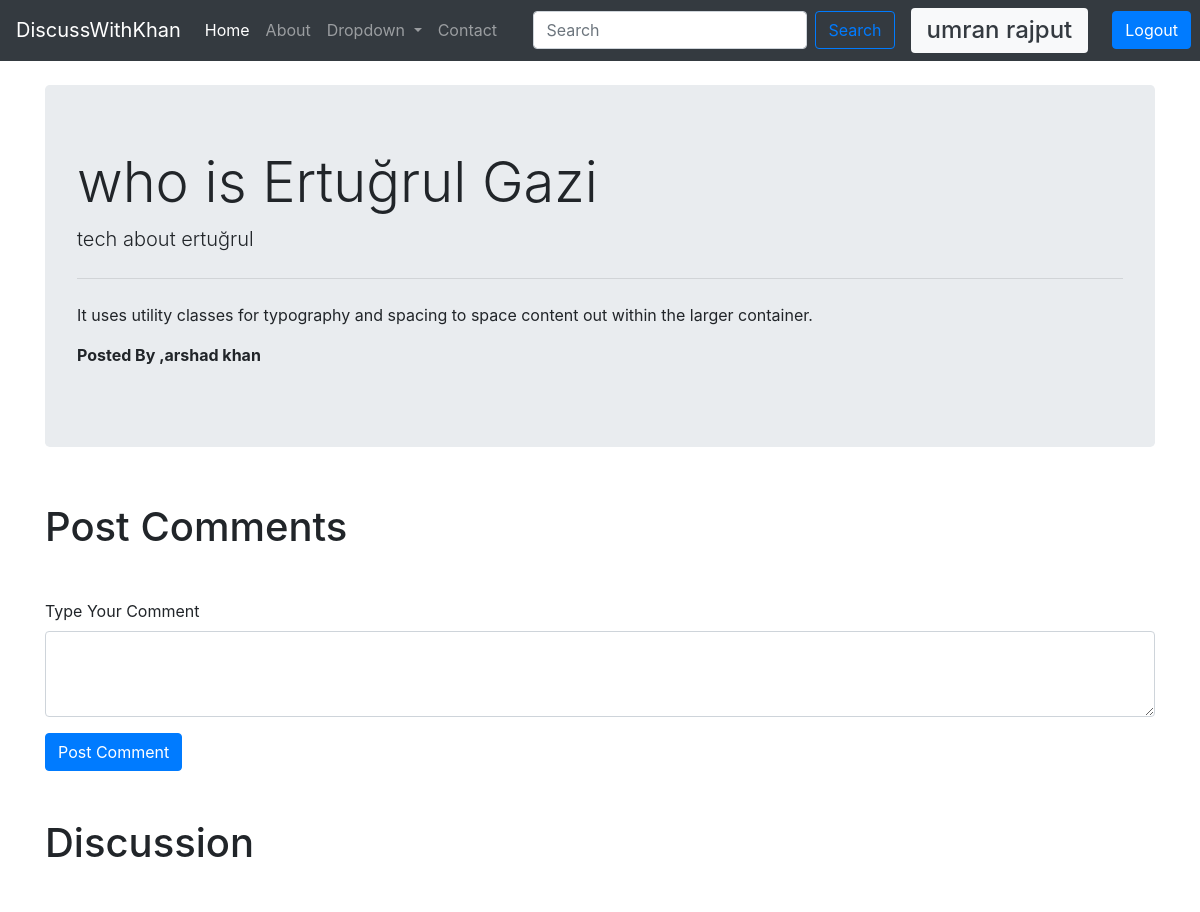
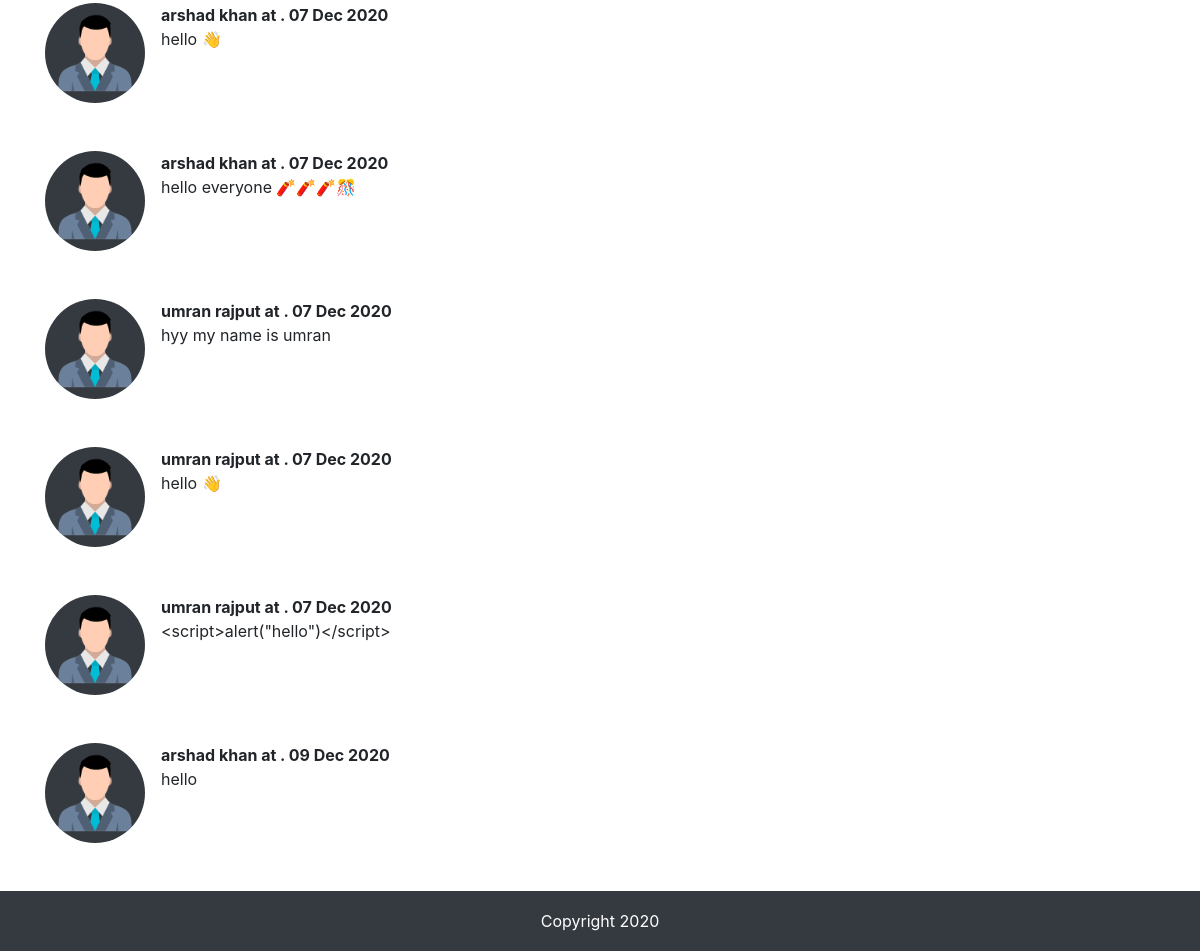
Screenshot of /thread.php?threadId=21 (signed in) with the database file from the repository (2 pictures, top to bottom).
### tables this page shows
CREATE TABLE `threads` (
  `thread_id` int(10) NOT NULL,
  `thread_title` varchar(255) NOT NULL,
  `thread_desc` varchar(2000) NOT NULL,
  `thread_cat_id` int(10) NOT NULL,
  `thread_user_id` int(10) NOT NULL,
  `thread_time` datetime NOT NULL DEFAULT current_timestamp()
);

CREATE TABLE `users` (
  `sno` int(11) NOT NULL,
  `username` varchar(80) NOT NULL,
  `email` varchar(80) NOT NULL,
  `user_pass` varchar(255) NOT NULL,
  `signup_time` datetime NOT NULL DEFAULT current_timestamp()
);

CREATE TABLE `comments` (
  `comment_id` int(11) NOT NULL,
  `comment_content` text NOT NULL,
  `thread_id` int(11) NOT NULL,
  `comment_time` datetime NOT NULL DEFAULT current_timestamp(),
  `comment_by` varchar(80) NOT NULL
);

### thread.php (the view, shortened to what this page needs)
<!DOCTYPE html>
<html lang="en">
<head>
    <link rel="stylesheet" href="https://cdnjs.cloudflare.com/ajax/libs/twitter-bootstrap/4.5.2/css/bootstrap.min.css">
    <link rel="stylesheet" href="https://cdnjs.cloudflare.com/ajax/libs/font-awesome/5.15.0/css/all.min.css">
    <link rel="stylesheet" href="CSS/style.css">
</head>
<body>
    <?php require "component/_header.php";
    require "component/_dbConnect.php";
    ?>
    <div class="container my-4">
        <?php
        $threadId = $_GET['threadId'];
        $sql = "SELECT * FROM threads WHERE thread_id=$threadId";
        $result = mysqli_query($connection, $sql);
        while ($row = mysqli_fetch_assoc($result)) {
            $userId = $row['thread_user_id'];
            $sql4 = "SELECT username FROM `users` WHERE sno= $userId";
            $result4 = mysqli_query($connection, $sql4);
            $row2 = mysqli_fetch_assoc($result4);
            echo "
         <div class='jumbotron'>
            <h1 class='display-4'>" . $row['thread_title'] . "</h1>
            <p class='lead'>" . $row['thread_desc'] . "</p>
            <hr class='my-4'>
            <p>It uses utility classes for typography and spacing to space content out within the larger container.</p>
            <p><b>Posted By  ," . $row2['username'] . "</b></p>
        </div>
                ";
        }
        ?>
    </div>
    <div class="container">
        <h1>Post Comments</h1>
        <?php
        if (isset($_SESSION["loggedIn"]) && $_SESSION["loggedIn"]) {
            echo '<form class="my-5" action="' . $_SERVER['REQUEST_URI'] . '" method="POST">
            <div class="form-group">
            <label for="comment">Type Your Comment</label>
            <textarea class="form-control" id="comment" name="comment" rows="3"></textarea>
            <input type="hidden" name="sno" value="' . $_SESSION['sno'] . '">
            </div>
                <button type="submit" class="btn btn-primary">Post Comment</button>
           </form>
           </div>';
        } else {
            echo '<div class="container">
                     <p><b>Your Are Not logged in</b></p>
                 </div>';
        }
        ?>
        <div class="container">
            <h1>Discussion</h1>
            <?php
            $threadId = $_GET['threadId'];
            $sql = "SELECT * FROM comments WHERE thread_id=$threadId";
            $result1 = mysqli_query($connection, $sql);
            while ($row1 = mysqli_fetch_assoc($result1)) {
                $date = date_create($row1['comment_time']);
                $userId = $row1['comment_by'];
                $sql4 = "SELECT username FROM `users` WHERE sno= $userId";
                $result4 = mysqli_query($connection, $sql4);
                $row2 = mysqli_fetch_assoc($result4);
                echo "
         <div class='media my-5'>
               <img src='img/users.png' width='100px' class='mr-3 bg-dark rounded-circle' alt='userImg'>
            <div class='media-body'>
                <p class='font-weight-bold my-0'>" . $row2['username'] . " at . " . date_format($date, 'd M Y') . "</p>
               <p>" . $row1['comment_content'] . "</p>
            </div>
        </div>
                ";
            }
            ?>
        </div>
    <?php require "component/_footer.php"; ?>
</body>
</html>

### css/style.css (style rules this page uses)
body { height: 100vh; display: flex; flex-direction: column; }

### rows the page displays
threads: thread_title "who is Ertuğrul Gazi", thread_desc "tech about ertuğrul", users.username "arshad khan"
comments: users.username "arshad khan", comment_time "07 Dec 2020", comment_content "hello 👋"
comments: users.username "arshad khan", comment_time "07 Dec 2020", comment_content "hello everyone 🧨🧨🧨🎊"
comments: users.username "umran rajput", comment_time "07 Dec 2020", comment_content "hyy my name is umran"
comments: users.username "umran rajput", comment_time "07 Dec 2020", comment_content "hello 👋"
comments: users.username "umran rajput", comment_time "07 Dec 2020", comment_content "<script>alert(\"hello\")</script>"
comments: users.username "arshad khan", comment_time "09 Dec 2020", comment_content "hello"

### other values shown
$_SESSION['username'] "umran rajput"
